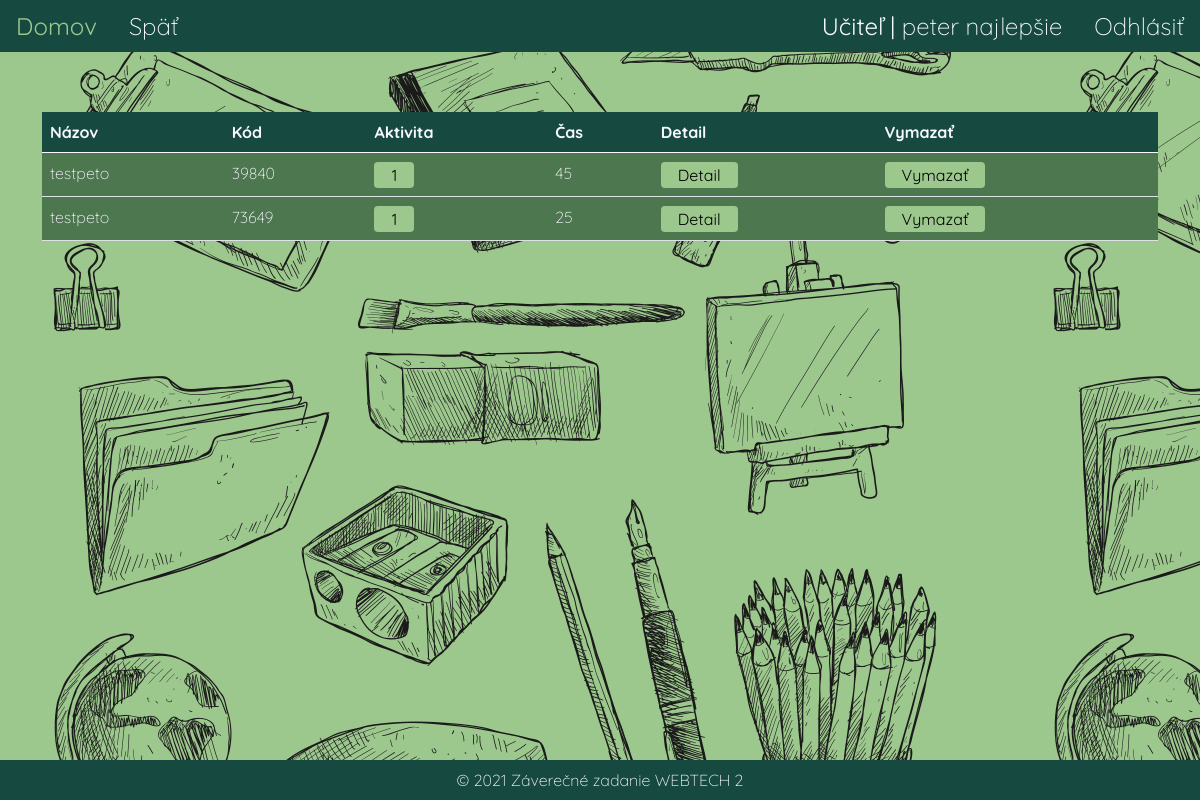
The app's page /tests.php (signed in) with its own data.
### tables this page shows
CREATE TABLE `tests` (
  `id` int UNSIGNED NOT NULL,
  `name` varchar(128) NOT NULL,
  `code` int NOT NULL,
  `question_id` varchar(512) DEFAULT NULL,
  `is_active` tinyint(1) DEFAULT NULL,
  `time_limit` int NOT NULL,
  `teacher_id` int NOT NULL
);

### tests.php (the view, shortened to what this page needs)
<?php
require_once "partials/header.php";
$conn = (new Database())->createConnection();
$stmt = $conn->prepare("select * from tests where teacher_id = :teacher_id");
$stmt->bindParam(':teacher_id', $_SESSION['teacher_id']);
$stmt->execute();
$rs = $stmt->fetchAll();
echo getHead('Testy');
echo getHeaderTeacher($_SESSION['name'], $_SESSION['surname'], $_SESSION["loginType"]);?>
<div class="container">
    <div class="row">
        <div class="col-md-12 table-responsive">
            <table class="table" id="tableTest">
                <thead>
                <tr>
                    <td>Názov</td>
                    <td>Kód</td>
                    <td>Aktivita</td>
                    <td>Čas</td>
                    <td>Detail</td>
                    <td>Vymazať</td>
                </tr>
                </thead>
                <tbody>
                <?php
                foreach ($rs as $row) { ?>
                    <tr id="<?php echo $row['code']; ?>">
                        <td><?php echo $row['name']; ?></td>
                        <td class="row-data"><?php echo $row['code']; ?></td>
                        <td>
                            <input class="btn btn-login row-data btn-table <?php echo $row['is_active'] == 1 ? 'is-active' : 'is-inactive' ?>"
                                   type="button" onclick="changeActivity()" value="<?php echo $row['is_active']; ?>">
                        </td>
                        <td><?php echo $row['time_limit']; ?></td>
                        <td><a class="btn btn-login btn-table" href="testOverview.php?code=<?php echo $row['code']; ?>">Detail</a> </td>
                        <td><input type="button" class="btn btn-login btn-table" value="Vymazať" onclick="deleteTest()"></td>
                    </tr>
                <?php } ?>
                </tbody>
            </table>
        </div>
    </div>
</div>
<?php echo getFooter();?>

### assets/css/style.css (style rules this page uses)
* { margin: 0; padding: 0; border: 0; box-sizing: border-box; }
body { background-color: #9dc88d; background-image: url("back.png"); font-family: 'Quicksand', sans-serif; font-weight: 300; }
.btn { background-color: #4d774e; color: ghostwhite; }
.btn-login { background-color: #9dc88d; color: black; }
.container { margin-top: 5%; }
a { text-decoration: none; color: ghostwhite; }
.is-active { background-color: #9dc88d; }
.table { background-color: #4d774e; padding: 1rem; color: ghostwhite; }
thead { font-weight: bold; font-size: large; background-color: #164a41; }
td { font-size: medium; }
.btn-table { padding: 0; padding-right: 1rem; padding-left: 1rem; }

### records on screen
tests: name "testpeto", code "39840", is_active "1", time_limit "45"
tests: name "testpeto", code "73649", is_active "1", time_limit "25"

### other values on screen
$typeLogin "Učiteľ"
$name "peter"
$surname "najlepšie"
